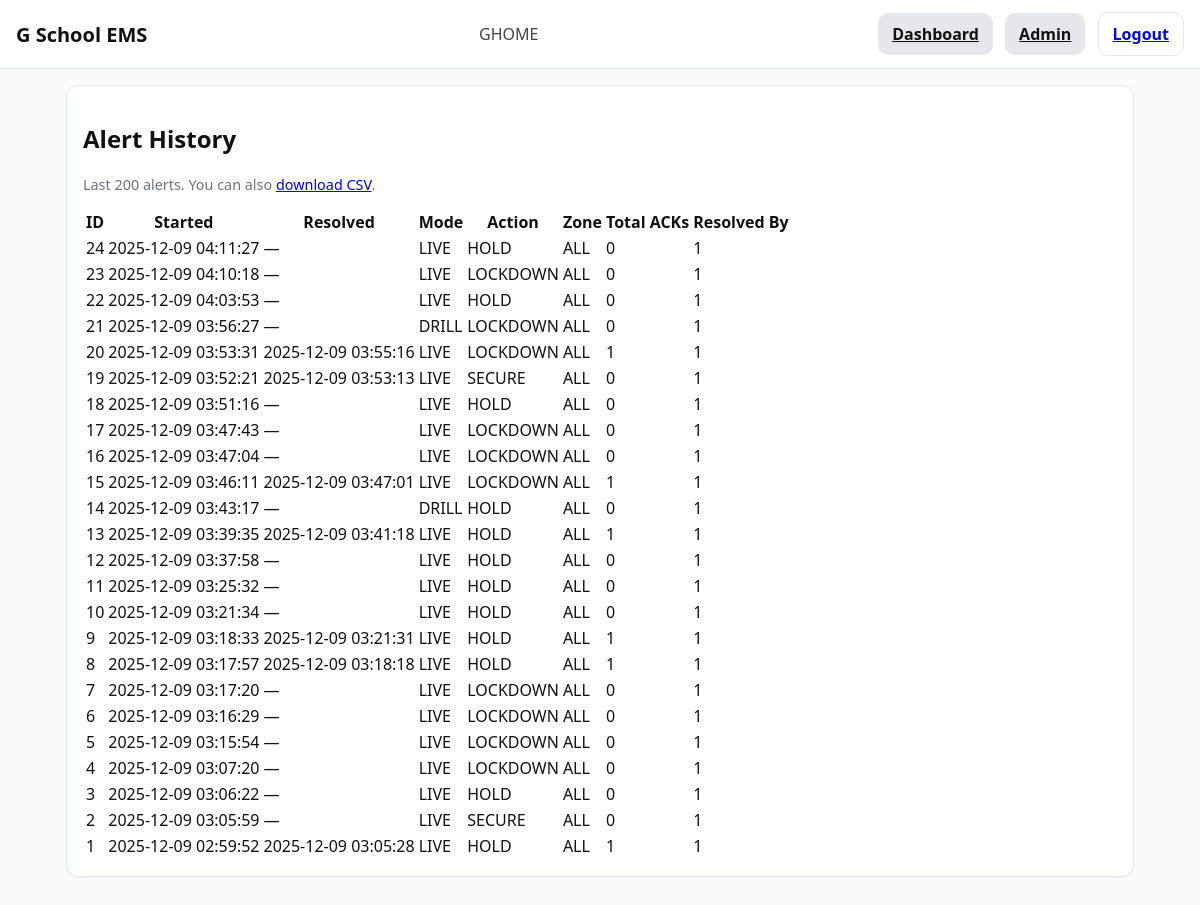
Screenshot of /alerts/history (signed in) with the database file from the repository.
### tables this page shows
CREATE TABLE alerts_history (id INTEGER PRIMARY KEY AUTOINCREMENT,mode TEXT,action TEXT,text TEXT,zone TEXT,started_at INTEGER,resolved_at INTEGER,resolved_by TEXT,total_acks INTEGER);

### app.py (the view)
@app.get("/alerts/history")
def alerts_history():
    if not require_teacher():
        return redirect(url_for("login"))
    ensure_alerts_table()
    conn = db(); c = conn.cursor()
    c.execute("SELECT id, mode, action, text, zone, started_at, resolved_at, resolved_by, total_acks FROM alerts_history ORDER BY started_at DESC LIMIT 200")
    rows = c.fetchall()
    conn.close()
    return render_template(
        "alerts_history.html",
        branding={"service_name": _service_name(), "site_name": _brand_site()},
        alerts=rows,
    )

### app.py (called while the page is built)
@app.template_filter("datetimeformat")
def datetimeformat(value):
    try:
        import datetime
        dt = datetime.datetime.fromtimestamp(int(value))
        return dt.strftime("%Y-%m-%d %H:%M:%S")
    except Exception:
        return value

def db():
    conn = sqlite3.connect(DB_PATH)
    conn.row_factory = sqlite3.Row
    return conn

def ensure_alerts_table():
    try:
        conn = db(); c = conn.cursor()
        c.execute(
            "CREATE TABLE IF NOT EXISTS alerts_history ("
            "id INTEGER PRIMARY KEY AUTOINCREMENT,"
            "mode TEXT,"
            "action TEXT,"
            "text TEXT,"
            "zone TEXT,"
            "started_at INTEGER,"
            "resolved_at INTEGER,"
            "resolved_by TEXT,"
            "total_acks INTEGER"
            ")"
        )
        conn.commit(); conn.close()
    except Exception as e:
        print(f"[alerts_history] table init failed: {e}")

def _brand_site() -> str:
    return CFG.get("branding",{}).get("site_name","Glenwood Academy")

def _service_name() -> str:
    return CFG.get("branding",{}).get("service_name","G Schools EMS")

def require_teacher(): return bool(session.get("teacher_id"))

### templates/alerts_history.html
{% extends "base.html" %}
{% block content %}
<section class="card">
  <h2>Alert History</h2>
  <p class="hint">
    Last 200 alerts. You can also
    <a href="{{ url_for('alerts_history_csv') }}">download CSV</a>.
  </p>
  <table class="simple">
    <thead>
      <tr>
        <th>ID</th>
        <th>Started</th>
        <th>Resolved</th>
        <th>Mode</th>
        <th>Action</th>
        <th>Zone</th>
        <th>Total ACKs</th>
        <th>Resolved By</th>
      </tr>
    </thead>
    <tbody>
      {% for a in alerts %}
      <tr>
        <td>{{ a.id }}</td>
        <td>{{ a.started_at|datetimeformat }}</td>
        <td>{% if a.resolved_at %}{{ a.resolved_at|datetimeformat }}{% else %}&mdash;{% endif %}</td>
        <td>{{ a.mode }}</td>
        <td>{{ a.action }}</td>
        <td>{{ a.zone or "ALL" }}</td>
        <td>{{ a.total_acks or 0 }}</td>
        <td>{{ a.resolved_by or "" }}</td>
      </tr>
      {% endfor %}
    </tbody>
  </table>
</section>
{% endblock %}

### templates/base.html (shortened to what this page needs)
<!doctype html>
<html>
<head>
  <link rel="stylesheet" href="{{ url_for('static', filename='css/app.css') }}">
</head>
<body>
  <header class="site-header">
    <div class="brand">{{ branding.service_name }}</div>
    <div class="site">{{ branding.site_name }}</div>
    <nav class="nav">
      <a class="btn secondary" href="{{ url_for('dashboard') }}">Dashboard</a>
      <a class="btn secondary" href="{{ url_for('admin_page') }}">Admin</a>
      {% if session.get('teacher_id') %}
        <a class="btn subtle" href="{{ url_for('logout') }}">Logout</a>
      {% else %}
        <a class="btn subtle" href="{{ url_for('login') }}">Login</a>
      {% endif %}
    </nav>
  </header>
  <main>
    {% block content %}{% endblock %}
  </main>
</body>
</html>

### static/css/app.css (style rules this page uses)
:root { --catapult-red:#A00000; --drill-blue:#1B32A8; --bg:#f8fafc; --card:#fff; --text:#111; --muted:#6B7280; --line:#e5e7eb; }
* { box-sizing:border-box }
body { margin:0;font-family:system-ui,-apple-system,Segoe UI,Roboto,Arial,sans-serif;background:var(--bg);color:var(--text) }
.site-header { display:flex;align-items:center;justify-content:space-between;padding:12px 16px;background:#fff;border-bottom:1px solid var(--line);position:sticky;top:0;z-index:10 }
.brand { font-weight:800;color:#111;font-size:20px }
.site { color:#444 }
.nav .btn { margin-left:8px }
main { padding:16px;max-width:1100px;margin:0 auto }
.card { background:var(--card);border:1px solid var(--line);border-radius:12px;padding:16px;margin-bottom:16px;box-shadow:0 1px 2px rgba(0,0,0,.05) }
.btn { display:inline-block;padding:10px 14px;border-radius:10px;border:none;cursor:pointer;font-weight:700 }
.btn.secondary { background:#e5e7eb;color:#111 }
.btn.subtle { background:transparent;border:1px solid var(--line) }
.hint { color:var(--muted);font-size:.9rem;margin-top:6px }

### rows the page displays
alerts_history: id "24", started_at "2025-12-09 04:11:27", mode "LIVE", action "HOLD", zone "ALL", total_acks "0", resolved_by "1"
alerts_history: id "23", started_at "2025-12-09 04:10:18", mode "LIVE", action "LOCKDOWN", zone "ALL", total_acks "0", resolved_by "1"
alerts_history: id "22", started_at "2025-12-09 04:03:53", mode "LIVE", action "HOLD", zone "ALL", total_acks "0", resolved_by "1"
alerts_history: id "21", started_at "2025-12-09 03:56:27", mode "DRILL", action "LOCKDOWN", zone "ALL", total_acks "0", resolved_by "1"
alerts_history: id "20", started_at "2025-12-09 03:53:31", resolved_at "2025-12-09 03:55:16", mode "LIVE", action "LOCKDOWN", zone "ALL", total_acks "1", resolved_by "1"
alerts_history: id "19", started_at "2025-12-09 03:52:21", resolved_at "2025-12-09 03:53:13", mode "LIVE", action "SECURE", zone "ALL", total_acks "0", resolved_by "1"
alerts_history: id "18", started_at "2025-12-09 03:51:16", mode "LIVE", action "HOLD", zone "ALL", total_acks "0", resolved_by "1"
alerts_history: id "17", started_at "2025-12-09 03:47:43", mode "LIVE", action "LOCKDOWN", zone "ALL", total_acks "0", resolved_by "1"
alerts_history: id "16", started_at "2025-12-09 03:47:04", mode "LIVE", action "LOCKDOWN", zone "ALL", total_acks "0", resolved_by "1"
alerts_history: id "15", started_at "2025-12-09 03:46:11", resolved_at "2025-12-09 03:47:01", mode "LIVE", action "LOCKDOWN", zone "ALL", total_acks "1", resolved_by "1"
alerts_history: id "14", started_at "2025-12-09 03:43:17", mode "DRILL", action "HOLD", zone "ALL", total_acks "0", resolved_by "1"
alerts_history: id "13", started_at "2025-12-09 03:39:35", resolved_at "2025-12-09 03:41:18", mode "LIVE", action "HOLD", zone "ALL", total_acks "1", resolved_by "1"
alerts_history: id "12", started_at "2025-12-09 03:37:58", mode "LIVE", action "HOLD", zone "ALL", total_acks "0", resolved_by "1"
alerts_history: id "11", started_at "2025-12-09 03:25:32", mode "LIVE", action "HOLD", zone "ALL", total_acks "0", resolved_by "1"
alerts_history: id "10", started_at "2025-12-09 03:21:34", mode "LIVE", action "HOLD", zone "ALL", total_acks "0", resolved_by "1"
alerts_history: id "9", started_at "2025-12-09 03:18:33", resolved_at "2025-12-09 03:21:31", mode "LIVE", action "HOLD", zone "ALL", total_acks "1", resolved_by "1"
alerts_history: id "8", started_at "2025-12-09 03:17:57", resolved_at "2025-12-09 03:18:18", mode "LIVE", action "HOLD", zone "ALL", total_acks "1", resolved_by "1"
alerts_history: id "7", started_at "2025-12-09 03:17:20", mode "LIVE", action "LOCKDOWN", zone "ALL", total_acks "0", resolved_by "1"
alerts_history: id "6", started_at "2025-12-09 03:16:29", mode "LIVE", action "LOCKDOWN", zone "ALL", total_acks "0", resolved_by "1"
alerts_history: id "5", started_at "2025-12-09 03:15:54", mode "LIVE", action "LOCKDOWN", zone "ALL", total_acks "0", resolved_by "1"
alerts_history: id "4", started_at "2025-12-09 03:07:20", mode "LIVE", action "LOCKDOWN", zone "ALL", total_acks "0", resolved_by "1"
alerts_history: id "3", started_at "2025-12-09 03:06:22", mode "LIVE", action "HOLD", zone "ALL", total_acks "0", resolved_by "1"
alerts_history: id "2", started_at "2025-12-09 03:05:59", mode "LIVE", action "SECURE", zone "ALL", total_acks "0", resolved_by "1"
alerts_history: id "1", started_at "2025-12-09 02:59:52", resolved_at "2025-12-09 03:05:28", mode "LIVE", action "HOLD", zone "ALL", total_acks "1", resolved_by "1"

### other values shown
{{ branding.service_name }} "G School EMS"
{{ branding.site_name }} "GHOME"
